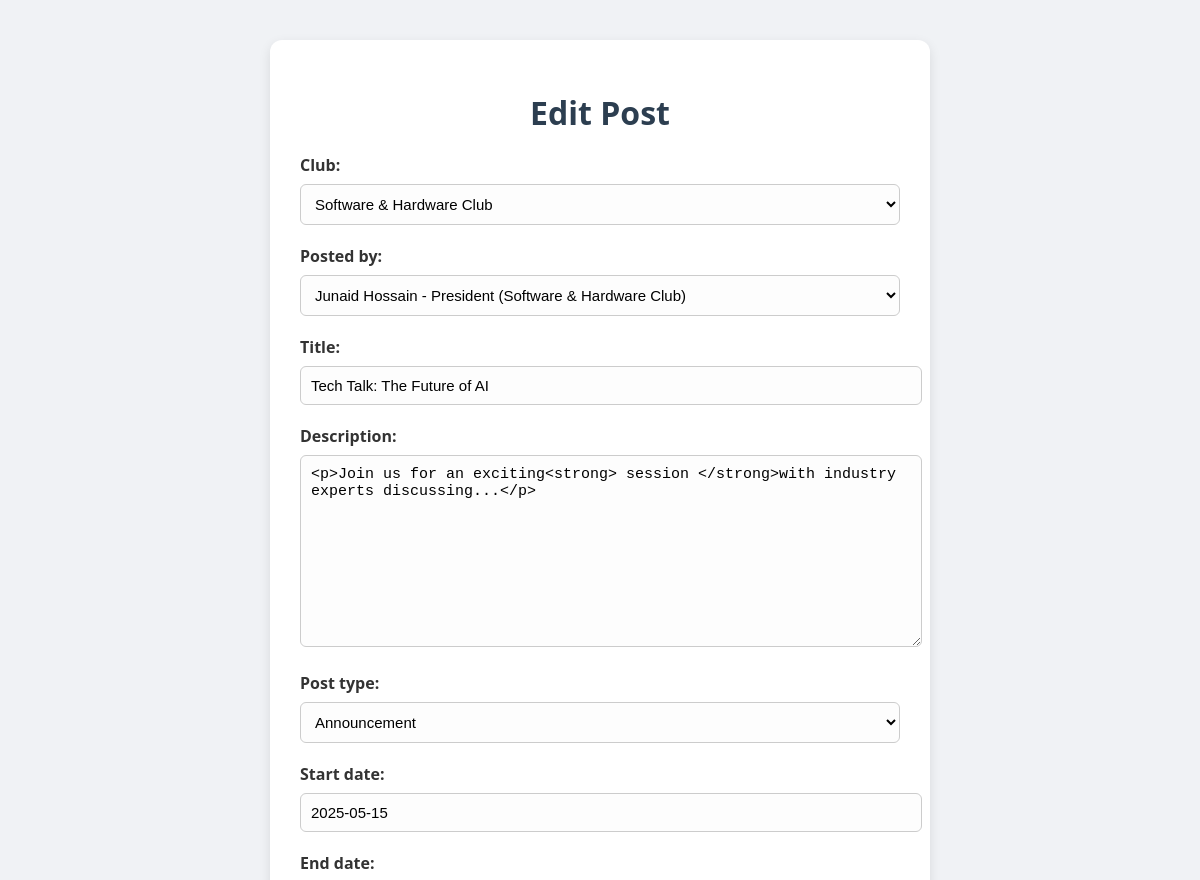
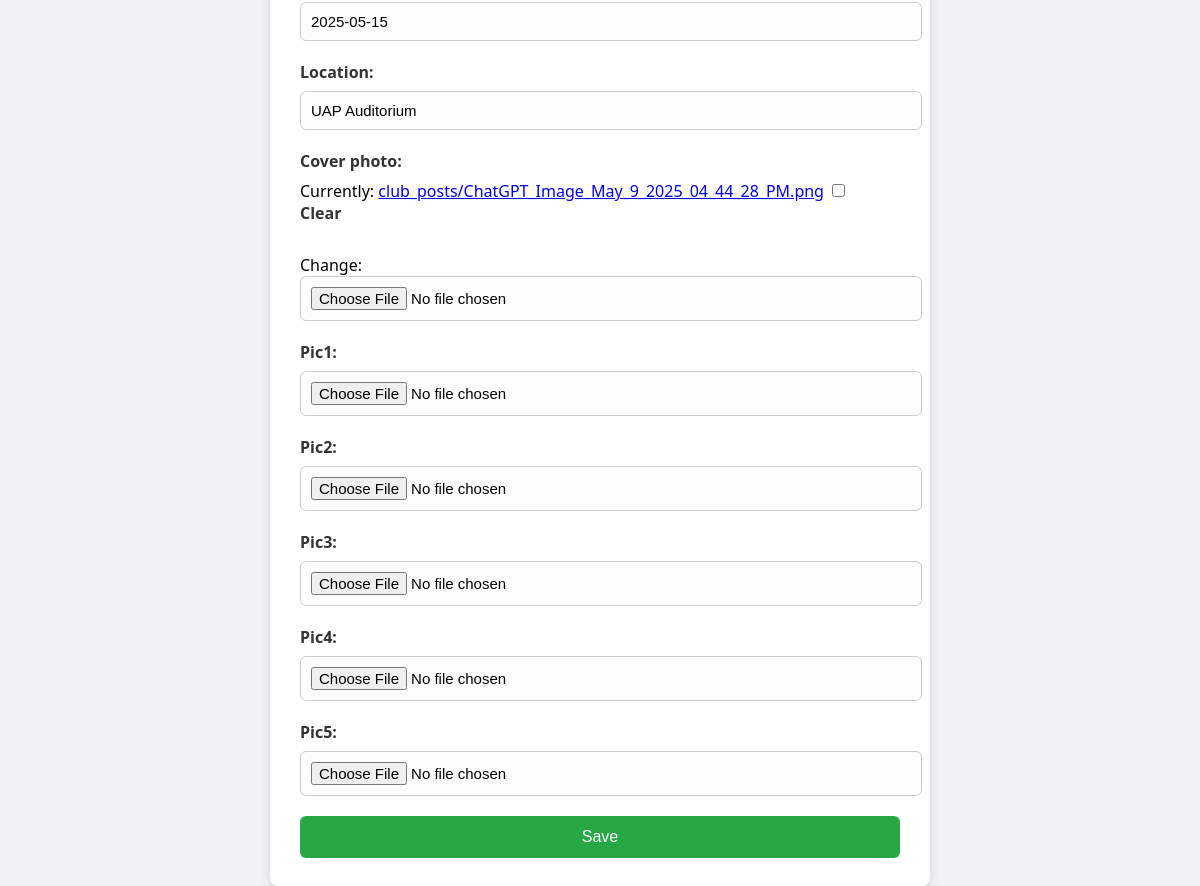
/home/Post_edit/1, run on the app's committed database (2 pictures, top to bottom).
### club/models.py (models this page shows, shortened)
class ClubMember(models.Model):
    club = models.ForeignKey(Club, on_delete=models.CASCADE)
    user = models.CharField(max_length=50) # club member = user
    position = models.CharField(max_length=100)
    email = models.EmailField()
    profile_picture = models.ImageField(upload_to='club_members/', null=True, blank=True)
    def __str__(self):
        return f"{self.user} - {self.position} ({self.club.name})"

class ClubPost(models.Model):
    POST_TYPES = [
        ('announcement', 'Announcement'),
        ('event', 'Event Details'),
        ('other', 'Other'),
    ]
    club = models.ForeignKey(Club, on_delete=models.CASCADE)
    posted_by = models.ForeignKey(ClubMember, on_delete=models.CASCADE)
    title = models.CharField(max_length=200)
    description = HTMLField()
    post_type = models.CharField(max_length=20, choices=POST_TYPES)
    start_date = models.DateField(null=True, blank=True)
    end_date = models.DateField(null=True, blank=True)
    location = models.CharField(max_length=255, null=True, blank=True)
    cover_photo = models.ImageField(upload_to='club_posts/', null=True, blank=True)
    pic1 = models.ImageField(upload_to='club_posts/', null=True, blank=True)
    pic2 = models.ImageField(upload_to='club_posts/', null=True, blank=True)
    pic3 = models.ImageField(upload_to='club_posts/', null=True, blank=True)
    pic4 = models.ImageField(upload_to='club_posts/', null=True, blank=True)
    pic5 = models.ImageField(upload_to='club_posts/', null=True, blank=True)

### club/views.py (the view)
# urls.py: path("Post_edit/<int:post_id>", views.edit_post, name="Post_edit"),
def edit_post(request, post_id):
    product = ClubPost.objects.get(pk=post_id)
    if request.method == 'POST':
        form = ClubPostForm(request.POST, instance=product)
        if form.is_valid():
            form.save()
            return render(request, 'home.html')
    else:
        form = ClubPostForm(instance=product)
    return render(request, 'form.html', {
        'form': form,
        'data': "Edit Post"
    })

### club/forms.py
class ClubPostForm(forms.ModelForm):
    class Meta:
        model = ClubPost
        fields = ['club', 'posted_by', 'title', 'description','post_type', 'start_date','end_date', 'location','cover_photo', 'pic1', 'pic2','pic3', 'pic4','pic5']

### club/models.py (called while the page is built)
    def __str__(self):
        return self.name

### templates/form.html (shortened to what this page needs)
<!DOCTYPE html>
<html lang="en">
<head>
    <link rel="stylesheet" href="/static/css/form.css">
</head>
<body>
<div class="form-container">
    <h1>{{data}}</h1>
    <form method="post" enctype="multipart/form-data">
        {{ form.as_p }}
        <button type="submit">Save</button>
    </form>
</div>
</body>
</html>

### static/css/form.css (style rules this page uses)
body { font-family: 'Segoe UI', Tahoma, Geneva, Verdana, sans-serif; background-color: #f0f2f5; margin: 0; padding: 40px; }
.form-container { max-width: 600px; background-color: white; padding: 30px; margin: auto; border-radius: 12px; box-shadow: 0 4px 12px rgba(0,0,0,0.1); }
h1 { text-align: center; color: #2c3e50; margin-bottom: 20px; }
form p { margin-bottom: 20px; }
label { display: block; margin-bottom: 8px; font-weight: bold; color: #333; }
input[type="text"], input[type="file"], textarea, select { width: 100%; padding: 10px; border: 1px solid #ccc; border-radius: 6px; font-size: 15px; background-color: #fdfdfd; }
button { width: 100%; background-color: #28a745; color: white; font-size: 16px; padding: 12px; border: none; border-radius: 6px; cursor: pointer; transition: background-color 0.3s; }

### data on the page
ClubMember: club "Software & Hardware Club"
ClubPost: posted_by "Junaid Hossain - President (Software & Hardware Club)", title "Tech Talk: The Future of AI", description "<p>Join us for an exciting<strong> session </strong>with industry experts discussing...</p>", post_type "Announcement", start_date "2025-05-15", end_date "2025-05-15", location "UAP Auditorium"

### other printed values
{{ data }} "Edit Post"
